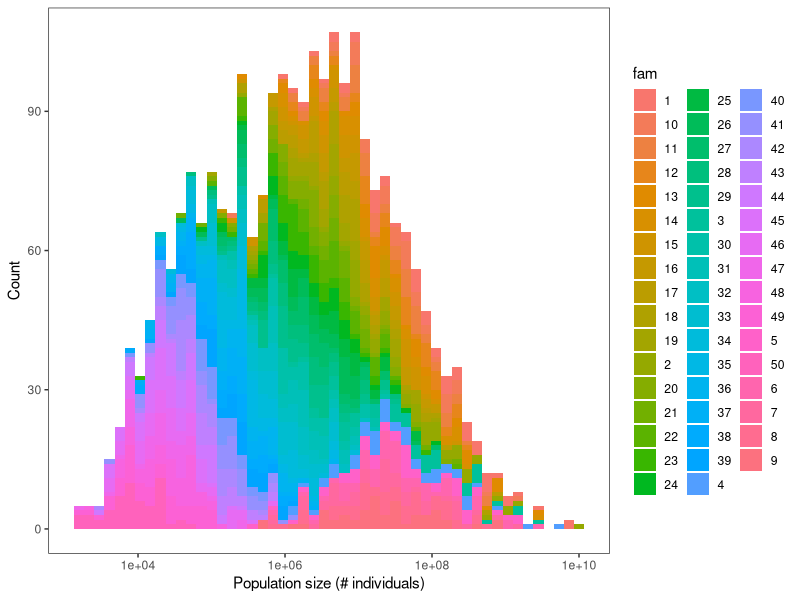
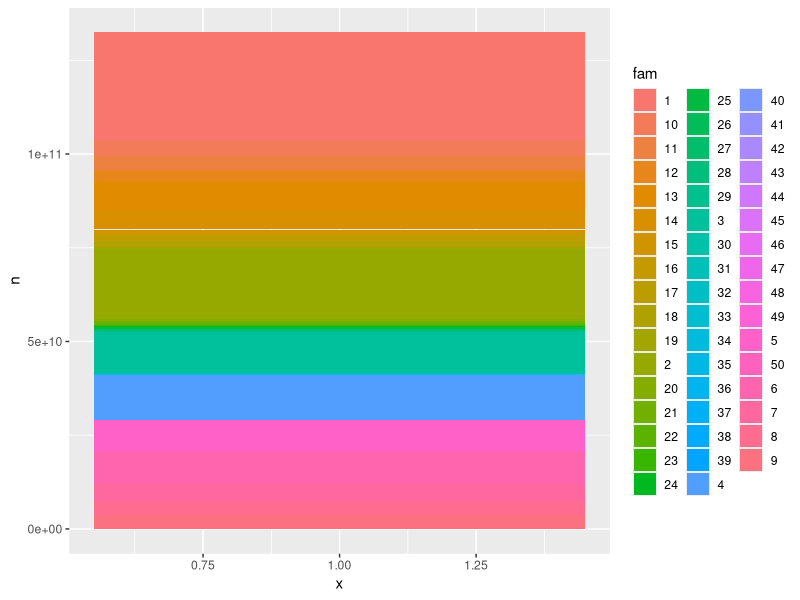
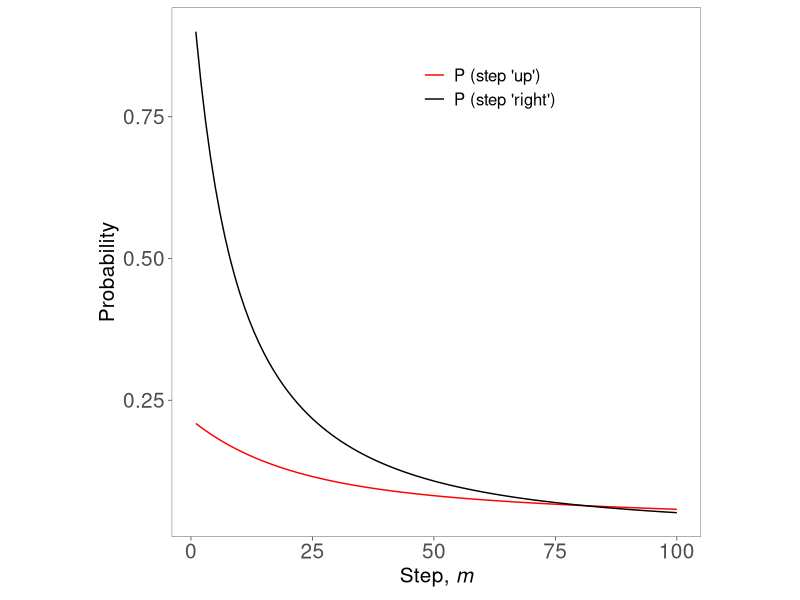

These charts were generated, in order, by the following R code: (Note: this script raises an error after producing the figures.)
rm(list=ls())

library(ggplot2)
library(scales)
library(reshape2)
library(RColorBrewer)
library(colorspace)

### Suppose we have a pool of species divided into $F$ families.
### There are $S_i$ species of family i in the pool.
### We define S as the total number of species in the pool:
### $ S = S_1 + S_2 + S_3 + ... + S_F $
### There are $N_{ij}$ individuals of species $j$ of family $i$.
### So there are $\sum_{i=1}^F \sum_{j=1}^{S_i} N_{ij}
### We assemble a 'random community' by sampling $n$ individuals
### from the pool.
### How does the number of species from family 1 scale with the number
### of families in the sample?

# general parameters
nF <- 50 # number of families
nS <- 100 # max. number of species per family
nN <- 1e6 # avg. number of individuals per species

###

# avg. population sizes of each family
logAvgPopSize <- sort(runif(nF,min=log10(nN)-2,max=log10(nN)+2), decreasing = TRUE)

# sample matrix N
N_ <- matrix (NA, nrow = nF, ncol = nS)
for (i in 1:nrow(N_)) {
  N_[i, ] <- floor(10^rnorm(nS,mean=logAvgPopSize[i],sd=logAvgPopSize[i]/10))
}
N_[sample(1:length(N_),size=floor(length(N_)/2))] <- 0 # randomly set to 0 half of the elements in matrix N
N_ <- t(apply(N_,1,sort,decreasing=T))
N_ <- N_[rowSums(N_)>0,colSums(N_)>0]
N_ <- rbind(N_[which.max(rowSums(N_)),],
            N_[rowSums(N_)<max(rowSums(N_)),])

N_df <- data.frame(n = as.numeric(N_[N_>0]),
                   fam = as.character(as.numeric(matrix(rep(1:nrow(N_), ncol(N_)), nrow = nrow(N_), byrow = FALSE)[N_>0])))
ggplot(N_df, aes(x = n, group = fam, fill = fam)) +
  geom_histogram(bins = 50,
                 position='stack') +
  scale_x_log10(name = 'Population size (# individuals)') +
  scale_y_continuous(name = 'Count') +
  theme_bw() +
  theme(panel.grid = element_blank())
ggplot(N_df, aes(x = 1, y = n, group = fam, fill = fam)) +
  geom_bar(position = 'stack',
           stat = 'identity')

# get pool composition and assign colors to each family
colnames(N_) <- paste('sp_',1:ncol(N_),sep='')
rownames(N_) <- paste('fam_',1:nrow(N_),sep='')

N <- sum(N_)
S <- rowSums(N_)

pool_composition <- melt(N_/sum(N_))
colnames(pool_composition) <- c('family','species','p')
pool_composition$id <- paste(#'Species ',
                             paste(gsub('fam_','',pool_composition$family),
                                   gsub('sp_','',pool_composition$species),
                                   sep='.'),
                             sep='')

mycols <- do.call('rbind',
                  lapply(1:nrow(N_),
                    FUN = function(i) {
                      
                      ncols <- sum(pool_composition$family==paste('fam_',i,sep='') & pool_composition$p>0)
                      base_color <- brewer.pal(n=nrow(N_),'Set1')[i]
                      ramp <- colorRampPalette(c(darken(base_color,amount=0.3),
                                                 lighten(base_color,amount=0.7)))
                      
                      return_this <- data.frame(family=paste('fam_',i,sep=''),
                                                species=paste('sp_',1:ncols,sep=''),
                                                color=ramp(ncols))
                      
                      return(return_this)
                      
                    }))
pool_composition <- merge(pool_composition,mycols,by=c('family','species'),all=T)
pool_composition$color <- as.character(pool_composition$color)
pool_composition$color[pool_composition$p == 0] <- 'white'

pool_composition <- pool_composition[order(as.numeric(gsub('sp_','',pool_composition$species))),]
pool_composition <- pool_composition[order(as.numeric(gsub('fam_','',pool_composition$family))),]
pool_composition$id <- factor(pool_composition$id,
                              levels=pool_composition$id)

### ANALYTIC PROBABILITIES ### -------------------------------------------------

# analytic probability and approximation of sampling a new focal species when sampling for the (m+1) time
p_up <- function(m) {
  sapply(m,
         FUN = function(m) {
           if(m>0) {
             sum(sapply(1:ncol(N_),
                        FUN = function(j) N_[1,j]/(sum(N_) - m) * prod(1 - N_[1,j]/(sum(N_) - 0:(m-1)))))
           } else {
             sum(N_[1,])/sum(N_)
           }
           })
}

# analytic probability and approximation of sampling a new family when sampling for the (m+1) time
p_right <- function(m) {
  sapply(m,
         FUN = function(m) {
           if(m>0) {
             sum(sapply(1:nrow(N_),
                        FUN = function(i) sum(N_[i,])/(sum(N_) - m) * prod(1 - sum(N_[i,])/(sum(N_) - 0:(m-1)))))
           } else {
             sum(N[2:nrow(N_)])/sum(N_)
           }
           })
}

# evaluate probabilities for various sample sizes
n <- 1:100

p <- rbind(data.frame(class='p_up',
                      color=pool_composition$color[1],
                      lty='solid',
                      n=n,
                      p=p_up(n)),
           data.frame(class='p_right',
                      color='black',
                      lty='solid',
                      n=n,
                      p=p_right(n)))

p <- p[p$p>0,]

# plot p vs m
myplot <-
  ggplot(data=p,aes(x=n,y=p,color=color,linetype=lty)) +
    geom_line() +
    scale_color_manual(values=c('red','black'),
                       name = NULL,
                       labels = c('P (step \'up\')',
                                  'P (step \'right\')')) +
    scale_linetype(guide = 'none') +
    scale_x_continuous(name=expression(paste('Step, ',italic('m')))) +
    scale_y_continuous(name='Probability') +
    theme_bw() +
    theme(panel.grid.major = element_blank(),
          panel.grid.minor = element_blank(),
          legend.position = c(0.6,0.85),
          aspect.ratio = 1,
          legend.background=element_rect(fill='transparent'),
          text=element_text(size=15),
          axis.text=element_text(size=15),
          axis.line=element_blank(),
          axis.ticks=element_line(size=0.25),
          panel.border=element_rect(size=0.25)) +
    guides(linetpye = 'none')
print(myplot)

ggsave(file.path('..','plots','probs.pdf'),
       plot=myplot,
       device='pdf',
       height=70,
       width=70,
       units='mm',dpi=600)

### SIMULATE DRAWS: SINGLE TRAJECTORY ### --------------------------------------

# function to sample a single community and keep track of nfamilies and nspeces_focal
sample_one_community <- function(n, N_) {
  
  # n     sample size
  # N_    matrix defining species pool
  
  species_pool <- expand.grid(rownames(N_),colnames(N_))
  species_pool <- matrix(paste(species_pool[,1],species_pool[,2],sep=' '),
                         nrow=nrow(N_))
  
  community <- setNames(rep(0,length(N_)),species_pool)
  nfamilies <- NULL
  nspecies_focal <- NULL
  
  for (i in 1:n) {
   p_i <- (N_ - matrix(community,nrow=nrow(N_)))/sum(N_)
   species_i <- sample(species_pool,
                       prob=p_i,
                       size=1)
   community[species_i] <- community[species_i] + 1
   community <- matrix(community,
                       nrow=nrow(N_))
   
   nfamilies <- c(nfamilies,sum(rowSums(community[2:nrow(community),])>0))
   nspecies_focal <- c(nspecies_focal,rowSums(community>0)[1])
   
   community <- setNames(c(community),species_pool)
  }
  
  return(data.frame(n=1:n,
                    nfamilies=nfamilies,
                    nspecies_focal=nspecies_focal))
  
}

# generate a single trajectory (to plot random walk), could also admit multiple ns
n_traj <- 5000
simul_traj <- data.frame(traj_id=numeric(),
                         n_final=numeric(),
                         n=numeric(),
                         nfamilies=numeric(),
                         nspecies_focal=numeric())
for (i in 1:length(n_traj)) {
  simul_traj <- rbind(simul_traj,
                      cbind(traj_id=as.character(i),
                            n_final=n_traj[i],
                            sample_one_community(n_traj[i],N_)))
}
simul_traj$n_final <- factor(as.character(simul_traj$n_final),
                             levels=as.character(sort(unique(n_traj),decreasing=T)))

# plot
myplot <-
  ggplot(data=simul_traj,
         aes(x=nfamilies,y=nspecies_focal,group=traj_id)) + # aes(x=nfamilies,y=nspecies_focal,color=n_final)) +
    geom_line(size=1,
              color='black') +
    scale_x_continuous(name='# non-focal families',
                       minor_breaks=seq(0,nrow(N_)-1,by=5),
                       limits=c(0,nrow(N_)-1)) +
    scale_y_continuous(name='# focal species',
                       minor_breaks=seq(0,ncol(N_),by=5),
                       limits=c(0,ncol(N_))) +
    theme_bw() +
    theme(aspect.ratio = 0.618,
          legend.position = 'none',
          legend.background=element_rect(fill='transparent'),
          text=element_text(size=15),
          axis.text=element_text(size=15),
          axis.line=element_blank(),
          axis.ticks=element_line(size=0.25),
          panel.border=element_rect(size=0.25))
print(myplot)

ggsave(file.path('..','plots','traj.pdf'),
       plot=myplot,
       device='pdf',
       height=90,
       width=150,
       units='mm',dpi=600)

### SIMULATE DRAWS: MULTIPLE DRAWS, DBD? ### -----------------------------------

# generate n runs of the random sampling process
n_communities <- 100
n <- setNames(c(sample(5:25,n_communities,replace=TRUE),
                sample(500:2500,n_communities,replace=TRUE),
                sample(50000:250000,n_communities,replace=TRUE)),
              c(rep('Small n', n_communities),
                rep('Intermediate n', n_communities),
                rep('Large n', n_communities)))

# function to sample a community
sample_communities <- function(n, N_) {
  
  # n     sample size
  # N_    matrix defining species pool
  
  species_pool <- expand.grid(rownames(N_),colnames(N_))
  species_pool <- matrix(paste(species_pool[,1],species_pool[,2],sep=' '),
                         nrow=nrow(N_))
  
  return_this <-
    sapply(n,
           FUN = function(n) {
             
             community <- setNames(rep(0,length(N_)),species_pool)
             
             for (i in 1:n) {
               p_i <- (N_ - matrix(community,nrow=nrow(N_)))/sum(N_)
               species_i <- sample(species_pool,
                                   prob=p_i,
                                   size=1)
               community[species_i] <- community[species_i] + 1
             }
             
             community <- matrix(community,
                                 nrow=nrow(N_))
             
             return(c(nfamilies=sum(rowSums(community[2:nrow(community),])>0),
                      nspecies_focal=rowSums(community>0)[1]))
             
           })
  
  return(return_this)
  
}

run <- sample_communities(n,N_)
simul_data <- data.frame(sample_size=n,
                         group=factor(names(n),levels=c('Small n','Intermediate n','Large n')),
                         nfamilies=run[1,],
                         nspecies_focal=run[2,])

# plot
myplot <-
  ggplot(data=simul_data,
         aes(x=nfamilies,y=nspecies_focal,group=group)) +
    geom_point(alpha=0.2,
               shape=16) +
    geom_smooth(method='lm',
                formula=y~x,
                size=0.5,
                color='black',
                se=FALSE) +
    facet_wrap(~group,
               nrow=1,
               scales='free') +
    scale_x_continuous(name='# non-focal families',
                       breaks=pretty_breaks()) +
    scale_y_continuous(name='# focal species',
                       breaks=pretty_breaks()) +
    theme_bw() +
    theme(panel.grid.major = element_blank(),
          panel.grid.minor = element_blank(),
          aspect.ratio = 0.618,
          legend.background=element_rect(fill='transparent'),
          text=element_text(size=15),
          axis.text=element_text(size=15),
          axis.line=element_blank(),
          axis.ticks=element_line(size=0.25),
          panel.border=element_rect(size=0.25),
          strip.background=element_blank(),
          strip.text=element_text(hjust=0))
print(myplot)

ggsave(file.path('..','plots','slopes-vs-n.pdf'),
       plot=myplot,
       device='pdf',
       height=90,
       width=450,
       units='mm',dpi=600)

